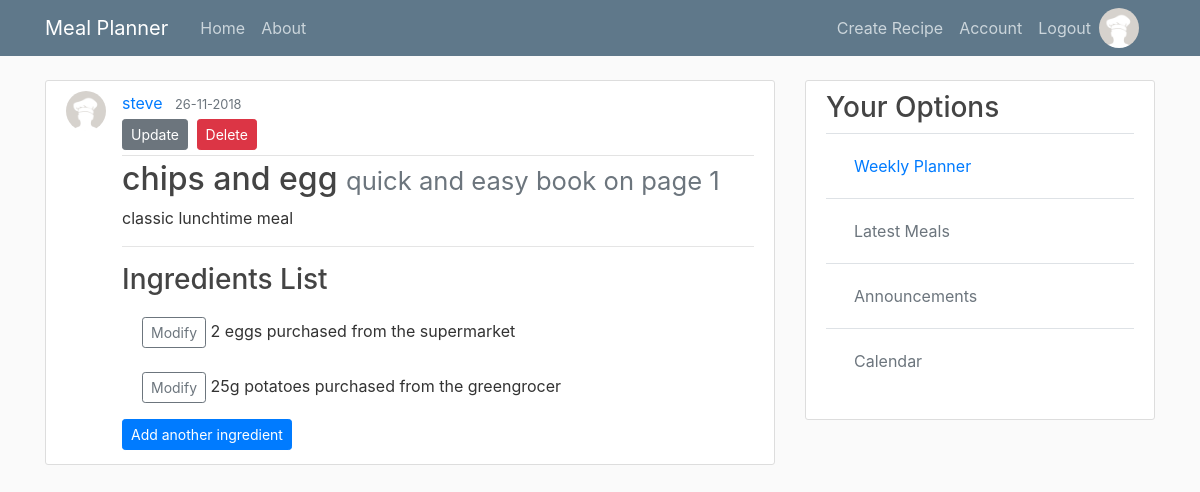
Page /recipe/1 (signed in) on the committed database.
### mymeal/models.py (models this page shows, shortened)
class User(db.Model, UserMixin):
    id = db.Column(db.Integer, primary_key=True)
    username = db.Column(db.String(20), unique=True, nullable=False)
    email = db.Column(db.String(120), unique=True, nullable=False)
    image_file = db.Column(db.String(20), nullable=False, default='default.png')
    password = db.Column(db.String(60), nullable=False)
    recipes = db.relationship('Recipe', backref='author', lazy=True)
    weekly_meal_plan = db.relationship('Mealplan', backref='creator', lazy=True)
    meal_plan_count = db.Column(db.Integer, default='0', nullable=False)

class Recipe(db.Model):
    id = db.Column(db.Integer, primary_key=True)
    title = db.Column(db.String(100), nullable=False)
    date_posted = db.Column(db.DateTime, nullable=False, default=datetime.utcnow)
    description = db.Column(db.Text, nullable=False)
    serves = db.Column(db.Integer, nullable=False, default='01')
    recipe_type = db.Column(db.String(15), nullable=False)
    ingredients = db.relationship('Ingredient', backref='meal', lazy=True)
    user_id = db.Column(db.Integer, db.ForeignKey('user.id'), nullable=False)
    recipe_book = db.Column(db.String(100))
    recipe_book_page = db.Column(db.Integer, default='01')

class Ingredient(db.Model):
    id = db.Column(db.Integer, primary_key=True)
    name = db.Column(db.String(20), nullable=False)
    quantity = db.Column(db.String(20), nullable=False, default='01')
    purchased_at = db.Column(db.String(15), nullable=False)
    recipe_id = db.Column(db.Integer, db.ForeignKey('recipe.id'), nullable=False)

### mymeal/recipes/routes.py (the view)
@recipes.route('/recipe/<int:recipe_id>')
@login_required
def recipe(recipe_id):
    recipe = Recipe.query.get_or_404(recipe_id)
    ingredients = Ingredient.query.filter_by(recipe_id=recipe_id)
    ingredient_count = Ingredient.query.filter_by(recipe_id=recipe_id).count()
    if ingredient_count == 0:
        ingredient_button_text = 'Add the first ingredient'
    else:
        ingredient_button_text = 'Add another ingredient'
    return render_template('recipe.html', title=recipe.title, recipe=recipe, ingredients=ingredients,
                           count=ingredient_count, ingredient_button_text=ingredient_button_text)

### mymeal/models.py (called while the page is built)
@login_manager.user_loader
def load_user(user_id):
    return User.query.get(int(user_id))

### mymeal/templates/recipe.html (shortened to what this page needs)
{% extends "layout.html" %}
{% block content %}
    <article class="media content-section">
        <img class="rounded-circle article-img"src="{{ url_for('static', filename='profile_pics/' + recipe.author.image_file) }}">
      <div class="media-body">
        <div class="article-metadata">
          <a class="mr-2" href="{{ url_for('users.user_recipes', username=recipe.author.username) }}">{{ recipe.author.username }}</a>
          <small class="text-muted">{{ recipe.date_posted.strftime('%d-%m-%Y') }}</small>
            {% if recipe.author == current_user %}
            <div>
                <a class="btn btn-secondary btn-sm mt-1 mb-1" href="{{ url_for('recipes.update_recipe', recipe_id=recipe.id) }}">Update</a>
                <button type="button" class="btn btn-danger btn-sm m-1" data-toggle="modal" data-target="#deleteModal">Delete</button>
            </div>
            {% endif %}
        </div>
        <div class="container">
              <div class="row">
                  <h2>{{ recipe.title }}
                      <small class="text-muted">
                        {{ recipe.recipe_book }} book on page {{ recipe.recipe_book_page }}
                      </small>
                  </h2>
              </div>
        </div>
        <p class="article-content">{{ recipe.description }}</p>
        <hr/>
          {% if count > 0 %}
            <h3 class="article-title">Ingredients List</h3>
              {% for ingredient in ingredients %}
                        <ul class="list-group">
                            <li class="list-group-item border-0">
                                <a class="btn btn-outline-secondary btn-sm" href="{{ url_for('ingredients.update_ingredient', ingredient_id=ingredient.id) }}">Modify</a>
                                {{ ingredient.quantity }} {{ ingredient.name }} purchased from the {{ ingredient.purchased_at }}
                            </li>
                        </ul>
              {% endfor %}
          {% else %}
          <p>No ingredients added</p>
          {% endif %}
          <a class="btn btn-primary btn-sm mt-1 mb-1" href="{{ url_for('ingredients.new_ingredient', recipe_id=recipe.id) }}">{{ ingredient_button_text }}</a>
      </div>
    </article>
{% endblock content %}

### mymeal/templates/layout.html (shortened to what this page needs)
<!DOCTYPE html>
<html>
<head>
    <link rel="stylesheet" href="https://stackpath.bootstrapcdn.com/bootstrap/4.1.3/css/bootstrap.min.css">
    <link rel="stylesheet" type="text/css" href="{{ url_for('static', filename='main.css') }}">
</head>
<body>
    <header class="site-header">
      <nav class="navbar navbar-expand-md navbar-dark bg-steel fixed-top">
        <div class="container">
          <a class="navbar-brand mr-4" href="/">Meal Planner</a>
          <div class="collapse navbar-collapse" id="navbarToggle">
            <div class="navbar-nav mr-auto">
              <a class="nav-item nav-link" href="{{ url_for('main.home') }}">Home</a>
              <a class="nav-item nav-link" href="{{ url_for('main.about') }}">About</a>
            </div>
            <div class="navbar-nav">
                {% if current_user.is_authenticated %}
                    <a class="nav-item nav-link" href="{{ url_for('recipes.new_recipe') }}">Create Recipe</a>
                    <a class="nav-item nav-link" href="{{ url_for('users.account') }}">Account</a>
                    <a class="nav-item nav-link" href="{{ url_for('users.logout') }}">Logout</a>
                    <img class="rounded-circle  article-img" src="{{ url_for('static', filename='profile_pics/' + current_user.image_file) }}">
                {% else %}
                  <a class="nav-item nav-link" href="{{ url_for('users.login') }}">Login</a>
                  <a class="nav-item nav-link" href="{{ url_for('users.register') }}">Register</a>
                {% endif %}
            </div>
          </div>
        </div>
      </nav>
    </header>
    <main role="main" class="container">
      <div class="row">
        <div class="col-md-8">
            {% block content %}{% endblock %}
        </div>
        <div class="col-md-4">
            <div class="content-section">
            <h3>Your Options</h3>
                <table class="table table-hover">
                  <tbody>
                    <tr>
                      <td>
                          <a class="nav-item nav-link" href="{{ url_for('weekly.new_week') }}">Weekly Planner</a>
                      </td>
                    </tr>
                    <tr>
                      <td>
                          <a class="nav-item nav-link disabled" href="#">Latest Meals</a>
                      </td>
                    </tr>
                    <tr>
                      <td>
                          <a class="nav-item nav-link disabled" href="#">Announcements</a>
                      </td>
                    </tr>
                    <tr>
                      <td>
                          <a class="nav-item nav-link disabled" href="#">Calendar</a>
                      </td>
                    </tr>
                  </tbody>
                </table>
          </div>
        </div>
      </div>
    </main>
</body>
</html>

### mymeal/static/main.css (style rules this page uses)
body { background: #fafafa; color: #333333; margin-top: 5rem; }
h1, h2, h3, h4, h5, h6 { color: #444444; }
.bg-steel { background-color: #5f788a; }
.site-header .navbar-nav .nav-link { color: #cbd5db; }
.content-section { background: #ffffff; padding: 10px 20px; border: 1px solid #dddddd; border-radius: 3px; margin-bottom: 20px; }
.article-title { color: #444444; }
.article-content { white-space: pre-line; }
.article-img { height: 40px; width: 40px; margin-right: 16px; }
.article-metadata { padding-bottom: 1px; margin-bottom: 4px; border-bottom: 1px solid #e3e3e3 }

### rows in the picture
User: image_file (placeholder picture), author.username "steve"
Recipe: date_posted "26-11-2018", title "chips and egg", recipe_book "quick and easy", recipe_book_page "1", description "classic lunchtime meal"
Ingredient: quantity "2", name "eggs", purchased_at "supermarket"
Ingredient: quantity "25g", name "potatoes", purchased_at "greengrocer"

### other values in the picture
{{ ingredient_button_text }} "Add another ingredient"
